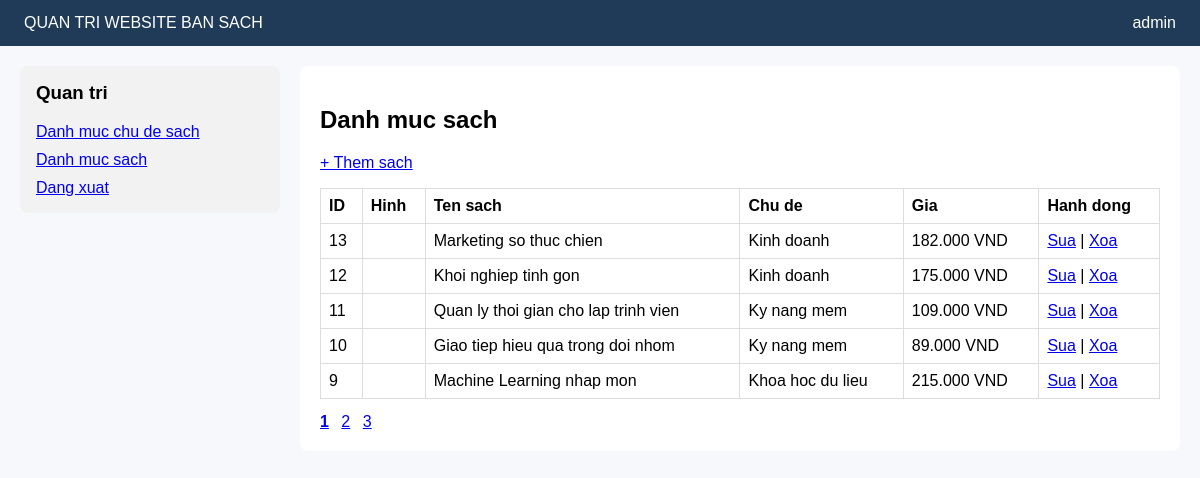
The page /admin/list_books.php (signed in) on the database its author committed.
### tables this page shows
CREATE TABLE `tblbooks` (
  `id_book` INT UNSIGNED NOT NULL AUTO_INCREMENT,
  `id_subject` INT UNSIGNED NOT NULL,
  `name_book` VARCHAR(255) NOT NULL,
  `price` DECIMAL(12,2) NOT NULL DEFAULT 0,
  `images` VARCHAR(255) DEFAULT '',
  `des` TEXT,
  PRIMARY KEY (`id_book`),
  KEY `idx_tblbooks_subject` (`id_subject`),
  CONSTRAINT `fk_tblbooks_subject`
    FOREIGN KEY (`id_subject`) REFERENCES `tblsubject` (`id_subject`)
    ON UPDATE CASCADE
    ON DELETE RESTRICT
);

CREATE TABLE `tblsubject` (
  `id_subject` INT UNSIGNED NOT NULL AUTO_INCREMENT,
  `name_subject` VARCHAR(120) NOT NULL,
  PRIMARY KEY (`id_subject`)
);

### include/connect.inc.php (called while the page is built, shortened)
<?php
function h($value)
{
    return htmlspecialchars((string) $value, ENT_QUOTES, "UTF-8");
}

### admin/list_books.php (the view, shortened to what this page needs)
<?php
require_once __DIR__ . "/../include/connect.inc.php";
$perPage = 5;
$page = max(1, (int) ($_GET["page"] ?? 1));
$offset = ($page - 1) * $perPage;
$totalRow = $conn->query("SELECT COUNT(*) AS total FROM tblbooks")->fetch_assoc();
$total = (int) ($totalRow["total"] ?? 0);
$totalPages = max(1, (int) ceil($total / $perPage));
$stmt = $conn->prepare(
    "SELECT b.id_book, b.name_book, b.price, b.images, s.name_subject
     FROM tblbooks b
     LEFT JOIN tblsubject s ON b.id_subject = s.id_subject
     ORDER BY b.id_book DESC
     LIMIT ? OFFSET ?"
);
$stmt->bind_param("ii", $perPage, $offset);
$stmt->execute();
$books = $stmt->get_result();
?>
<!doctype html>
<html lang="vi">
<head>
</head>
<body>
    <div class="top">
        <div>QUAN TRI WEBSITE BAN SACH</div>
        <div><?= h($_SESSION["username"]) ?></div>
    </div>
    <div class="wrap">
        <div><?php include __DIR__ . "/../include/left_admin.php"; ?></div>
        <div class="panel">
            <h2>Danh muc sach</h2>
            <p><a href="insert_book.php">+ Them sach</a></p>
            <table>
                <thead>
                    <tr>
                        <th>ID</th>
                        <th>Hinh</th>
                        <th>Ten sach</th>
                        <th>Chu de</th>
                        <th>Gia</th>
                        <th>Hanh dong</th>
                    </tr>
                </thead>
                <tbody>
                    <?php if ($books->num_rows > 0): ?>
                        <?php while ($row = $books->fetch_assoc()): ?>
                            <tr>
                                <td><?= (int) $row["id_book"] ?></td>
                                <td>
                                </td>
                                <td><?= h($row["name_book"]) ?></td>
                                <td><?= h($row["name_subject"] ?? "Khong ro") ?></td>
                                <td><?= number_format((float) $row["price"], 0, ",", ".") ?> VND</td>
                                <td>
                                    <a href="edit_book.php?id_book=<?= (int) $row["id_book"] ?>">Sua</a> |
                                    <a href="del_book.php?id_book=<?= (int) $row["id_book"] ?>"
                                       onclick="return confirm('Ban co chac muon xoa sach nay?')">Xoa</a>
                                </td>
                            </tr>
                        <?php endwhile; ?>
                    <?php else: ?>
                        <tr><td colspan="6">Chua co du lieu.</td></tr>
                    <?php endif; ?>
                </tbody>
            </table>
            <div class="pagination" style="margin-top:14px;">
                <?php for ($i = 1; $i <= $totalPages; $i++): ?>
                    <a href="?page=<?= $i ?>"><?= $i === $page ? "<b>$i</b>" : $i ?></a>
                <?php endfor; ?>
            </div>
        </div>
    </div>
</body>
</html>

### admin/list_books.php (style rules this page uses)
body { margin:0; font-family:Arial,sans-serif; background:#f6f8fb; }
.top { background:#1f3b57; color:#fff; padding:14px 24px; display:flex; justify-content:space-between; }
.wrap { display:grid; grid-template-columns:260px 1fr; gap:20px; padding:20px; }
.panel { background:#fff; border-radius:8px; padding:20px; }
table { width:100%; border-collapse:collapse; }
th, td { border:1px solid #ddd; padding:8px; text-align:left; }
.pagination a { margin-right:8px; }

### rows shown on the page
tblbooks: id_book "13", name_book "Marketing so thuc chien", id_subject.name_subject "Kinh doanh", price "182.000"
tblbooks: id_book "12", name_book "Khoi nghiep tinh gon", id_subject.name_subject "Kinh doanh", price "175.000"
tblbooks: id_book "11", name_book "Quan ly thoi gian cho lap trinh vien", id_subject.name_subject "Ky nang mem", price "109.000"
tblbooks: id_book "10", name_book "Giao tiep hieu qua trong doi nhom", id_subject.name_subject "Ky nang mem", price "89.000"
tblbooks: id_book "9", name_book "Machine Learning nhap mon", id_subject.name_subject "Khoa hoc du lieu", price "215.000"

### other values the page prints
$_SESSION["username"] "admin"
